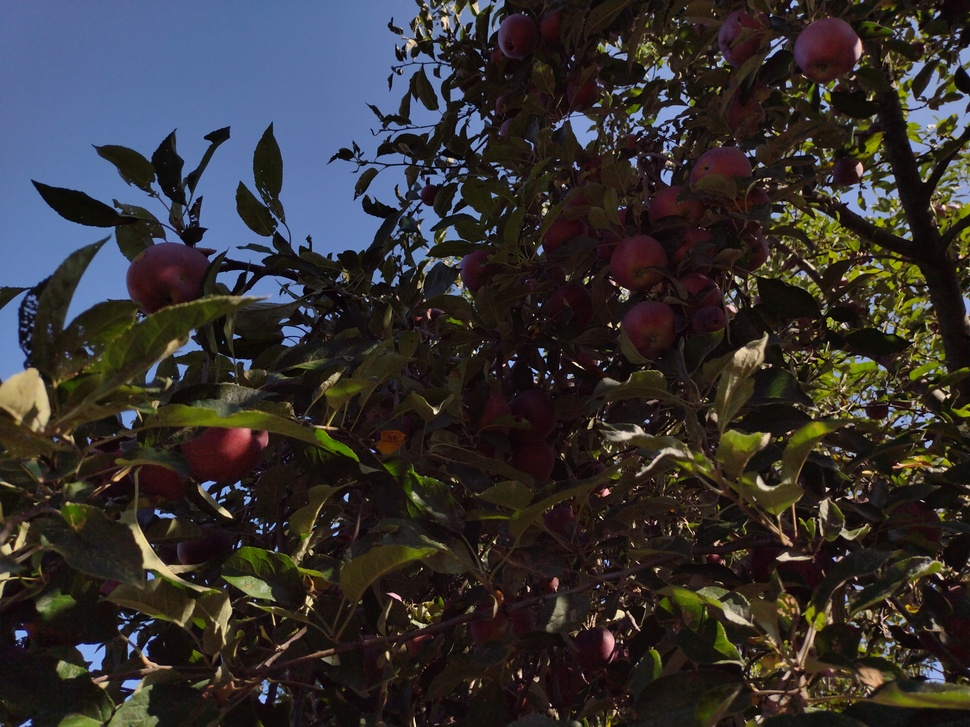
%> input picture HW_03_Ashwathsreedhar_Halemane_DIR/IMG_20220828_Apples.jpg, 970 x 727 px, shrunk from 4000 x 3000 before the run
$ octave --eval "Show_Color_Separations_rgby('IMG_20220828_Apples.jpg');"   (GNU Octave 9; MATLAB toolbox functions it lacks are replaced by stand-ins)
%> lines starting %> are read from the running program, lines starting %| are printed output that depends on the picture; in (x1, y1, x2, y2) boxes, pixels count from 0 and x2, y2 are one past the last pixel; in counts of white or black regions, pixels touching at a corner belong together; the program's own positions count from 1
function Show_Color_Separations_rgby(inputArg1)
%> called with inputArg1 = 'IMG_20220828_Apples.jpg'

img = imread(inputArg1);
%> img is the input picture: size 727x970x3 uint8; mean R, G, B 52.7, 49.7, 49.8

red_channel = img(:,:,1);
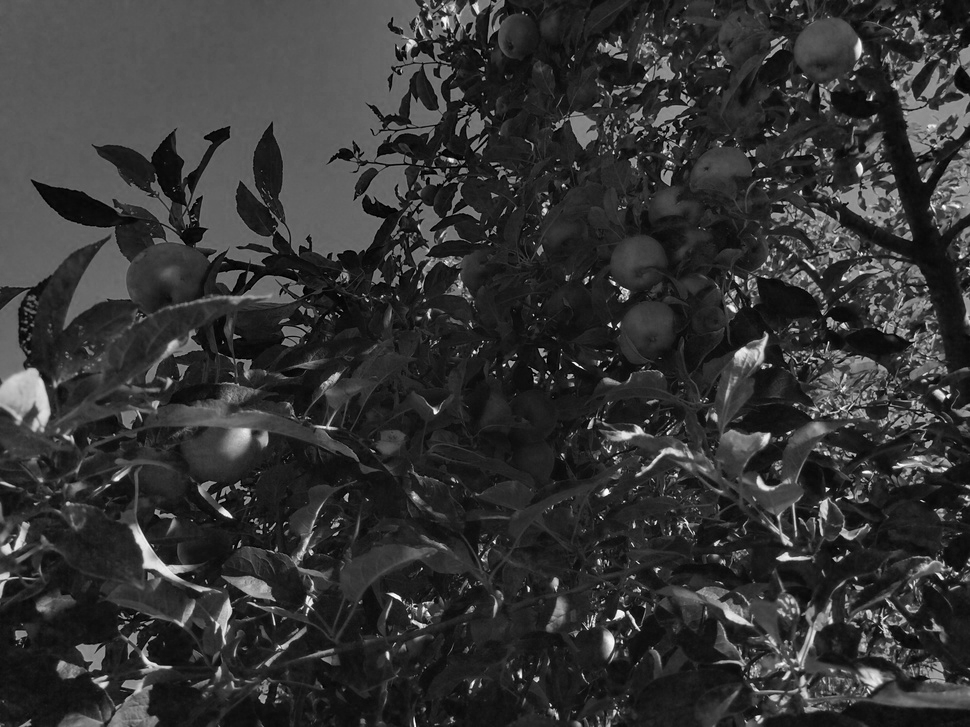
%> red_channel: size 727x970 uint8; min 0, max 255, mean 52.7
green_channel = img(:,:,2);
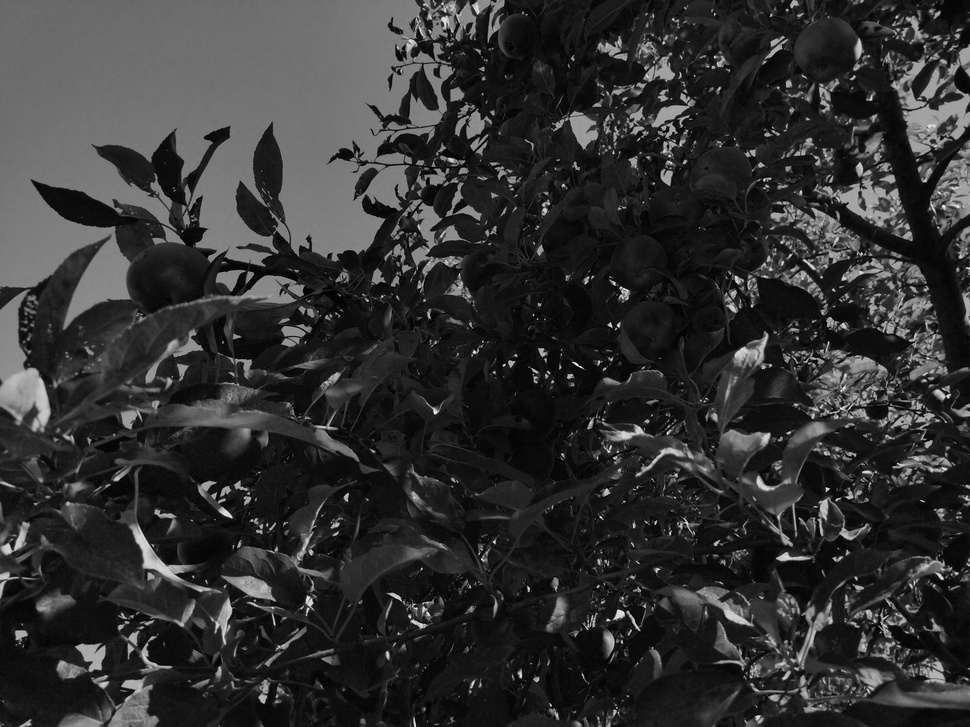
%> green_channel: size 727x970 uint8; min 0, max 248, mean 49.7
blue_channel = img(:,:,3);
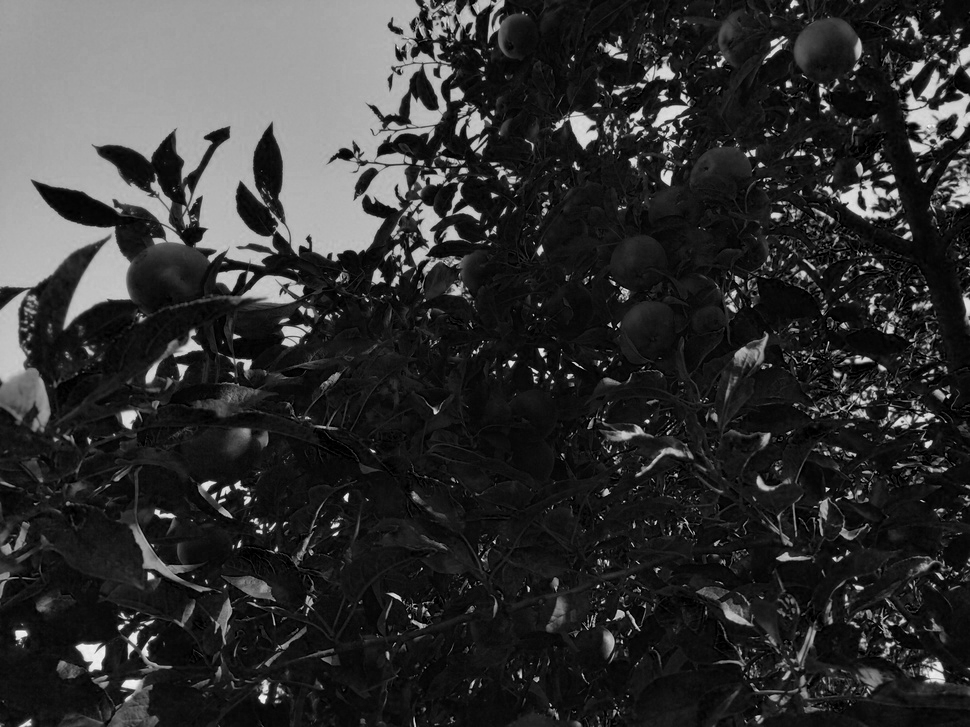
%> blue_channel: size 727x970 uint8; min 0, max 248, mean 49.8

% Create a yellow mask (by combining red and green channels)
yellow_mask = (red_channel > 200) & (green_channel > 200);
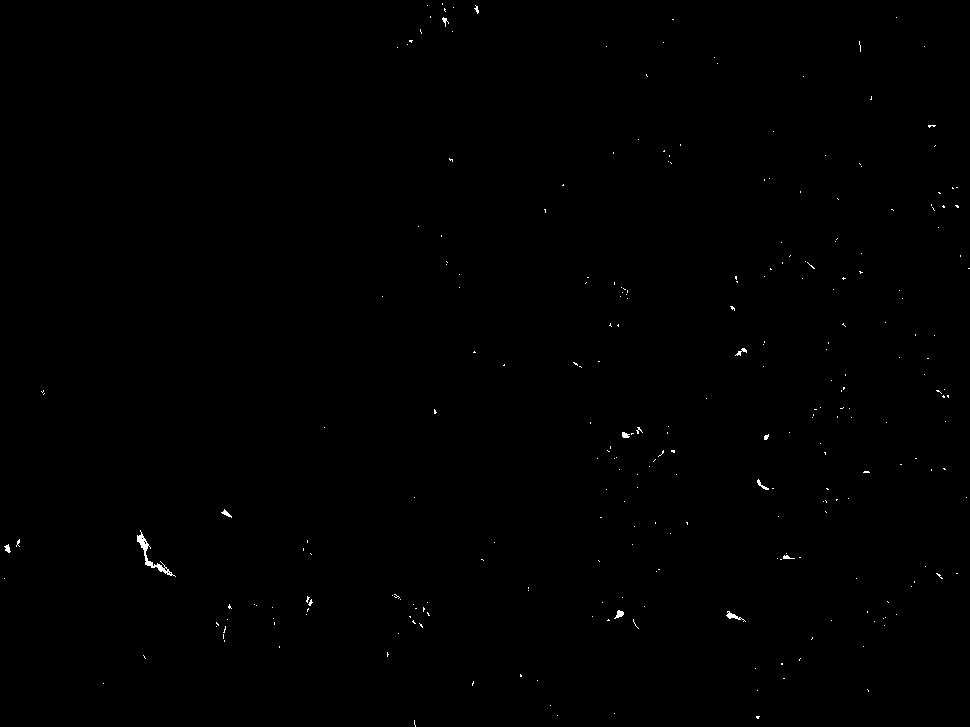
%> yellow_mask: size 727x970 logical; 0.2% white in thin lines or dots

yellow_channel = blue_channel;
yellow_channel(yellow_mask) = 255;
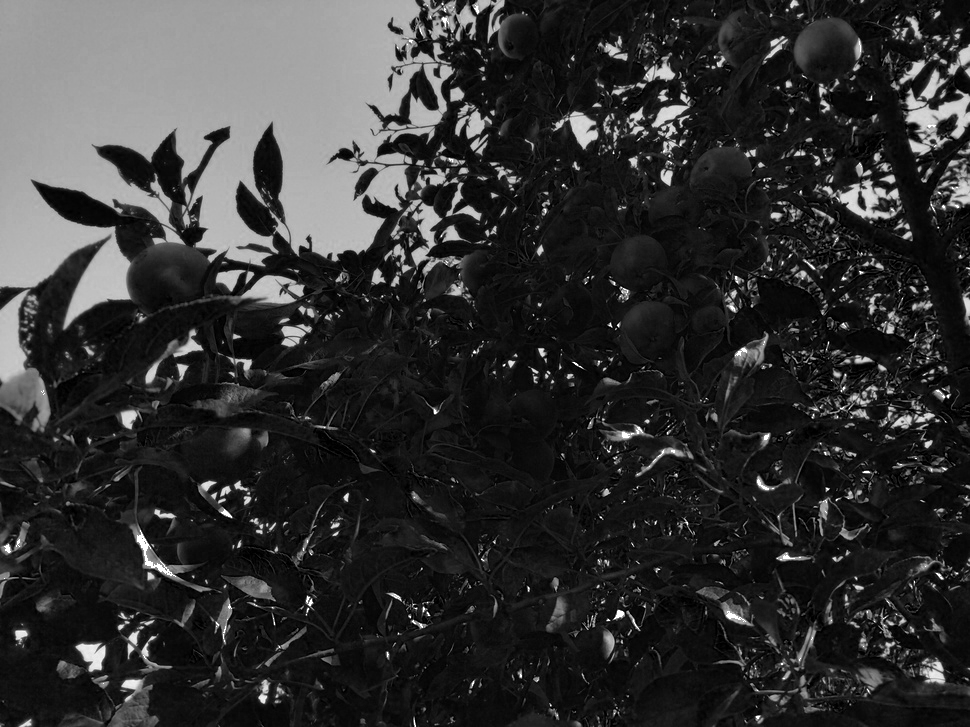
%> yellow_channel: size 727x970 uint8; 0.2% of pixels changed, all inside (x1, y1, x2, y2) = (4, 3, 970, 727)

figure;
subplot(2,2,1);
imshow(red_channel);
title('Red Channel');

subplot(2,2,2);
imshow(green_channel);
title('Green Channel');

subplot(2,2,3);
imshow(blue_channel);
title('Blue Channel');

subplot(2,2,4);
imshow(yellow_channel);
title('Yellow Channel');

figure;
imshow(img);
title('Original Image');

end
